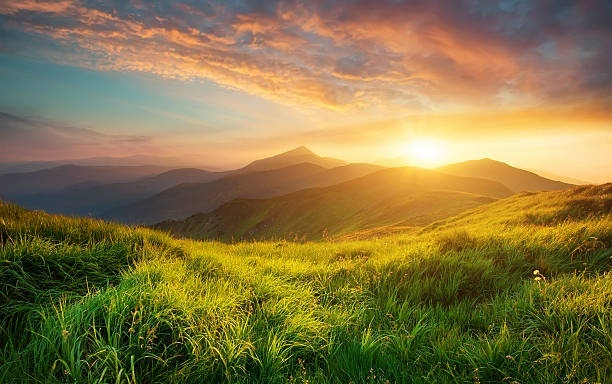
#> input picture Week1/img.jpg, 612 x 384 px, found by its file name
$ python q3.py
#> lines starting #> are read from the running program, lines starting #| are printed output that depends on the picture
import cv2 as cv
import numpy as np

img = cv.imread('Week1/img.jpg')
#> img is the input picture: shape (384, 612, 3); mean B, G, R 69, 117.5, 134.5

box_blur = cv.blur(img, (7,7))
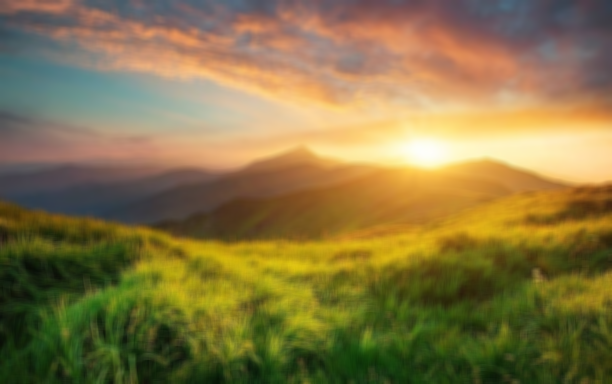
#> box_blur: shape (384, 612, 3); mean B, G, R 69, 117.5, 134.5
gauss_blur = cv.GaussianBlur(img, (7,7), 0)

cv.imshow('image', np.hstack([box_blur, gauss_blur]))
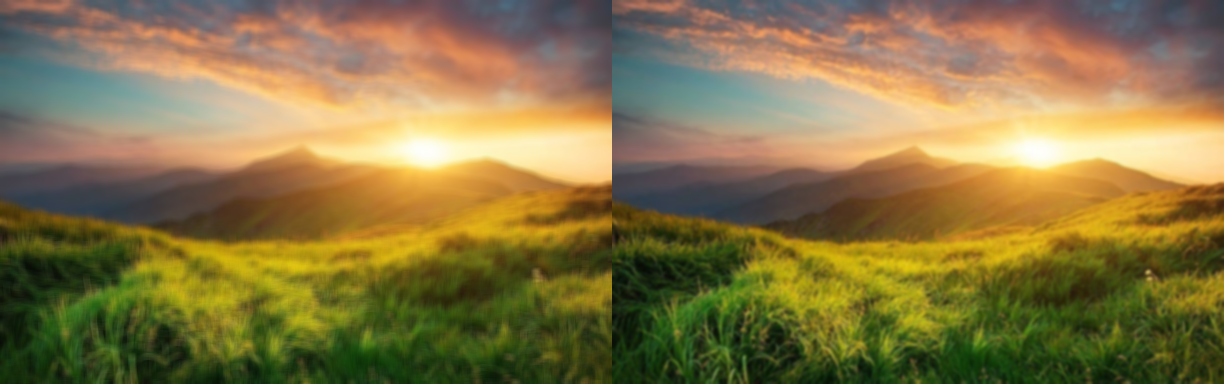
#> window 'image': shape (384, 1224, 3); mean B, G, R 69, 117.5, 134.5

cv.waitKey(0)
cv.destroyAllWindows()
